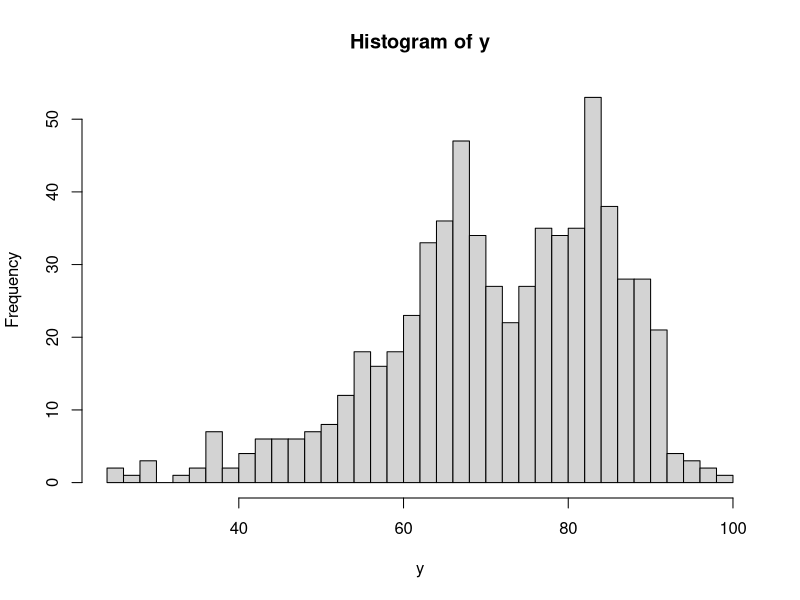

This figure's R source:
# Simulate some test scores

N = 650
w = c(100, 400, 150); w = w/sum(w)
gamma = sample(1:3, size=N, prob=w, replace=TRUE)
theta = c(55, 70, 85)
tau = c(15, 10, 5)

y = rnorm(N, theta[gamma], tau[gamma])
hist(y,30)

# Galaxy data
galaxies = scan("galaxies.txt")
